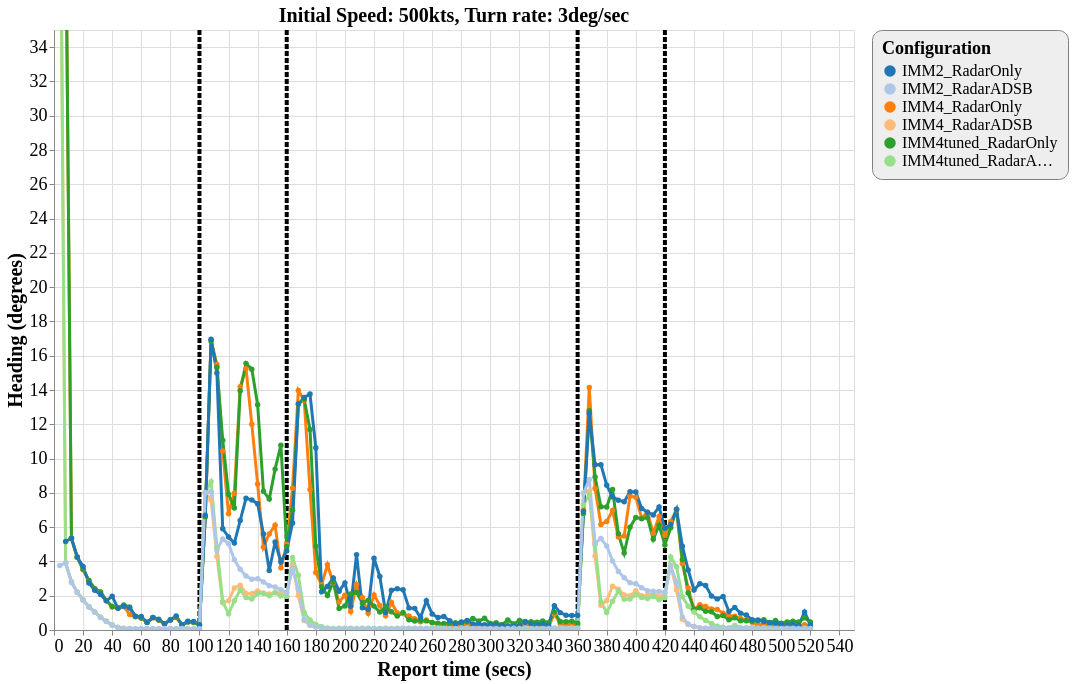

This figure's Vega-Lite source:
### Vega-Lite specification from a JSON file in a GitHub repository (floating-point values rounded to 4 significant figures; data arrays with more than 128 entries replaced by an {"elided": "..."} marker saying what was removed)
{"config": {"view": {"continuousWidth": 800, "continuousHeight": 600}, "axisX": {"labelFontSize": 18, "titleFontSize": 20}, "axisY": {"labelFontSize": 18, "titleFontSize": 20}, "font": "Times New Roman", "legend": {"cornerRadius": 10, "fillColor": "#EEEEEE", "labelFontSize": 16, "padding": 10, "strokeColor": "gray", "titleFontSize": 18}, "title": {"fontSize": 20}}, "layer": [{"data": {"name": "data-9377e1aceba942f4cba5f2d07315856c"}, "mark": {"type": "rule", "strokeDash": [5, 2], "strokeWidth": 4}, "encoding": {"color": {"type": "nominal", "field": "color", "scale": null}, "x": {"type": "quantitative", "field": "tt"}}}, {"data": {"name": "data-d1f6c4398a21816cdd3a8d158698f8a1"}, "mark": {"type": "line", "point": true, "strokeWidth": 3}, "encoding": {"color": {"type": "ordinal", "field": "config", "scale": {"scheme": "category20"}, "sort": ["IMM2_RadarOnly", "IMM2_RadarADSB", "IMM4_RadarOnly", "IMM4_RadarADSB", "IMM4tuned_RadarOnly", "IMM4tuned_RadarADSB"], "title": "Configuration"}, "x": {"type": "quantitative", "field": "time", "title": "Report time (secs)"}, "y": {"type": "quantitative", "field": "rmse_hdg", "scale": {"domain": [0, 35], "zero": false}, "title": "Heading (degrees)"}}, "selection": {"selector140": {"type": "interval", "bind": "scales", "encodings": ["x", "y"]}}, "title": "Initial Speed: 500kts, Turn rate: 3deg/sec"}], "$schema": "https://vega.github.io/schema/vega-lite/v4.8.1.json", "datasets": {"data-9377e1aceba942f4cba5f2d07315856c": [{"tt": 100, "color": "black"}, {"tt": 160, "color": "black"}, {"tt": 360, "color": "black"}, {"tt": 420, "color": "black"}], "data-d1f6c4398a21816cdd3a8d158698f8a1": {"elided": "779 records"}}}
